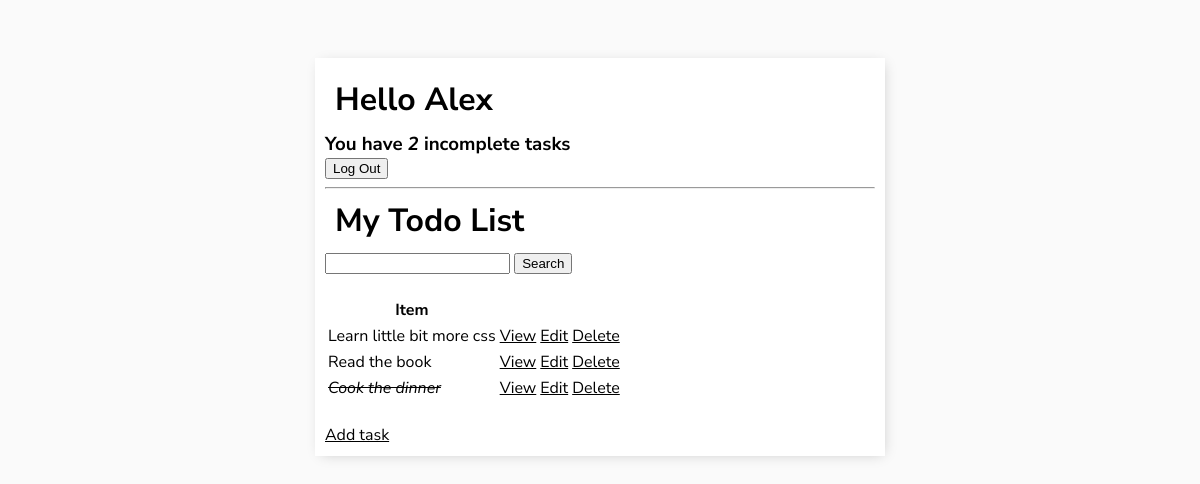
The page / (signed in) on the database its author committed.
### todo/models.py (models this page shows, shortened)
class Task(models.Model):
    user = models.ForeignKey(User, on_delete=models.CASCADE, null=True, blank=True)
    title = models.CharField(max_length=200, null=True)
    description = models.TextField(null=True)
    complete = models.BooleanField(default=False)
    created = models.DateTimeField(auto_now_add=True)
    class Meta:
        ordering = ['complete']

### todo/views.py (the view)
# urls.py: path('', TaskList.as_view(), name='tasks'),
class TaskList(LoginRequiredMixin, ListView):
    model = Task
    context_object_name = 'tasks'
    def get_context_data(self, **kwargs):
        context = super().get_context_data(**kwargs)
        context['tasks'] = context['tasks'].filter(user = self.request.user)
        context['count'] = context['tasks'].filter(complete=False).count()
        search_input = self.request.GET.get('search-area') or ''
        if search_input:
            context['tasks'] = context['tasks'].filter(title__startswith=search_input)
        context['search_input'] = search_input
        return context

### todo/templates/todo/task_list.html (shortened to what this page needs)
{% extends 'base.html' %}
{% block content %}
<div class="header-bar">
    <div>
        <h1>Hello {{request.user|title}}</h1>
        <h3 style="margin:0">You have <i>{{count}}</i> incomplete task{{ count|pluralize:"s" }}</h3>
    </div>
    {% if  request.user.is_authenticated %}
    <form action="{% url 'logout' %}" method="post">
        <button type="submit">Log Out</button>
    </form>
    {% else %}
    <form action="{% url 'login' %}" method="post">
        {% csrf_token %}
        <button type="submit">Log In</button>
    </form>
{% endif %}
</div>
<hr>
<h1>My Todo List</h1>
<form method="GET">
    <input type="text" name="search-area" value="{{search_input}}">
    <input type="submit" value="Search">
</form>
<br>
<div>
        <div>
            <table>
                <tr>
                    <th>Item</th>
                </tr>
                {% for task in tasks %}
                {% if task.complete %}
                <tr>
                    <td><i><s>{{task.title}}</s></i></td>
                    <td><a href="{% url 'task' task.id %}">View</a></td>
                    <td><a href="{% url 'task-update' task.id %}">Edit</a></td>
                    <td><a href="{% url 'task-delete' task.id %}">Delete</a></td>
                </tr>
                {% else %}
                <tr>
                    <td>{{task.title}}</td>
                    <td><a href="{% url 'task' task.id %}">View</a></td>
                    <td><a href="{% url 'task-update' task.id %}">Edit</a></td>
                    <td><a href="{% url 'task-delete' task.id %}">Delete</a></td>
                </tr>
                {% endif %}
                {% endfor %}
            </table>
        </div>
</div>
<br>
<a href="{% url 'task-create' %}">Add task</a>
{% endblock content %}

### todo/templates/base.html (style rules this page uses)
body { background-color: #FAFAFA; font-family: "Nunito Sans", sans-serif; padding-top: 50px; }
a, p { color: black; }
h1, h2, h3, h4, h5, h6 { padding: 0px; margin: 10px; }

### rows shown on the page
Task: title "Learn little bit more css"
Task: title "Read the book"
Task: title "Cook the dinner"

### other values the page prints
{{ request.user|title }} "Alex"
{{ count }} "2"
